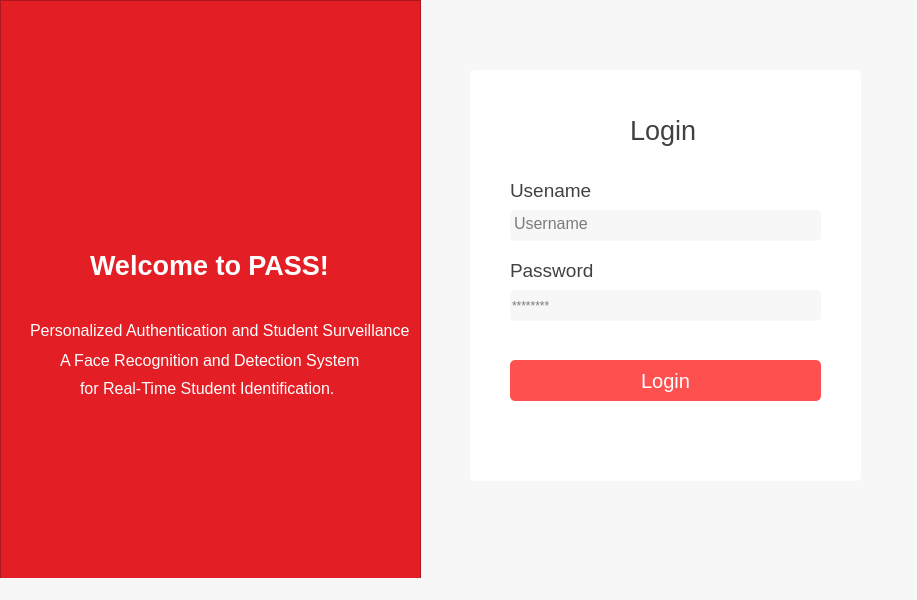
<?xml version="1.0" encoding="UTF-8"?>
<ui version="4.0">
 <class>MainWindow</class>
 <widget class="QMainWindow" name="MainWindow">
  <property name="geometry">
   <rect>
    <x>0</x>
    <y>0</y>
    <width>917</width>
    <height>600</height>
   </rect>
  </property>
  <property name="windowTitle">
   <string>MainWindow</string>
  </property>
  <property name="styleSheet">
   <string notr="true">background-color: rgb(247, 247, 247);</string>
  </property>
  <widget class="QWidget" name="centralwidget">
   <widget class="QFrame" name="frame">
    <property name="geometry">
     <rect>
      <x>0</x>
      <y>0</y>
      <width>421</width>
      <height>691</height>
     </rect>
    </property>
    <property name="styleSheet">
     <string notr="true">background-color: rgb(227, 30, 36);</string>
    </property>
    <property name="frameShape">
     <enum>QFrame::StyledPanel</enum>
    </property>
    <property name="frameShadow">
     <enum>QFrame::Raised</enum>
    </property>
    <widget class="QLabel" name="label_5">
     <property name="geometry">
      <rect>
       <x>90</x>
       <y>210</y>
       <width>271</width>
       <height>111</height>
      </rect>
     </property>
     <property name="font">
      <font>
       <family>Arial</family>
       <pointsize>20</pointsize>
       <weight>75</weight>
       <bold>true</bold>
      </font>
     </property>
     <property name="styleSheet">
      <string notr="true">color: rgb(255, 255, 255);</string>
     </property>
     <property name="text">
      <string>Welcome to PASS!</string>
     </property>
    </widget>
    <widget class="QLabel" name="label_6">
     <property name="geometry">
      <rect>
       <x>30</x>
       <y>310</y>
       <width>381</width>
       <height>41</height>
      </rect>
     </property>
     <property name="font">
      <font>
       <family>Arial</family>
       <pointsize>12</pointsize>
      </font>
     </property>
     <property name="styleSheet">
      <string notr="true">color: rgb(255, 255, 255);</string>
     </property>
     <property name="text">
      <string>Personalized Authentication and Student Surveillance</string>
     </property>
    </widget>
    <widget class="QLabel" name="label_7">
     <property name="geometry">
      <rect>
       <x>60</x>
       <y>350</y>
       <width>321</width>
       <height>20</height>
      </rect>
     </property>
     <property name="font">
      <font>
       <family>Arial</family>
       <pointsize>12</pointsize>
      </font>
     </property>
     <property name="styleSheet">
      <string notr="true">color: rgb(255, 255, 255);</string>
     </property>
     <property name="text">
      <string>A Face Recognition and Detection System</string>
     </property>
    </widget>
    <widget class="QLabel" name="label_8">
     <property name="geometry">
      <rect>
       <x>80</x>
       <y>380</y>
       <width>261</width>
       <height>16</height>
      </rect>
     </property>
     <property name="font">
      <font>
       <family>Arial</family>
       <pointsize>12</pointsize>
      </font>
     </property>
     <property name="styleSheet">
      <string notr="true">color: rgb(255, 255, 255);</string>
     </property>
     <property name="text">
      <string>for Real-Time Student Identification.</string>
     </property>
    </widget>
    <widget class="QLabel" name="label_4">
     <property name="geometry">
      <rect>
       <x>130</x>
       <y>60</y>
       <width>170</width>
       <height>160</height>
      </rect>
     </property>
     <property name="text">
      <string/>
     </property>
     <property name="pixmap">
      <pixmap>img/logo.png</pixmap>
     </property>
     <property name="scaledContents">
      <bool>true</bool>
     </property>
    </widget>
   </widget>
   <widget class="QFrame" name="frame_2">
    <property name="geometry">
     <rect>
      <x>470</x>
      <y>70</y>
      <width>391</width>
      <height>411</height>
     </rect>
    </property>
    <property name="styleSheet">
     <string notr="true">background-color: rgb(255, 255, 255);
border-radius: 5px;
 box-shadow: 3px 3px 5px rgba(0, 0, 0, 0.3);
</string>
    </property>
    <property name="frameShape">
     <enum>QFrame::StyledPanel</enum>
    </property>
    <property name="frameShadow">
     <enum>QFrame::Raised</enum>
    </property>
    <widget class="QPlainTextEdit" name="usernameText">
     <property name="geometry">
      <rect>
       <x>40</x>
       <y>140</y>
       <width>311</width>
       <height>31</height>
      </rect>
     </property>
     <property name="font">
      <font>
       <family>Arial</family>
       <pointsize>12</pointsize>
      </font>
     </property>
     <property name="styleSheet">
      <string notr="true">border-radius:5px;
background-color: rgb(247, 247, 247);</string>
     </property>
     <property name="placeholderText">
      <string>Username</string>
     </property>
    </widget>
    <widget class="QLabel" name="label_2">
     <property name="geometry">
      <rect>
       <x>40</x>
       <y>110</y>
       <width>131</width>
       <height>21</height>
      </rect>
     </property>
     <property name="font">
      <font>
       <family>Arial</family>
       <pointsize>14</pointsize>
      </font>
     </property>
     <property name="styleSheet">
      <string notr="true">color: rgb(65, 65, 65);</string>
     </property>
     <property name="text">
      <string>Usename</string>
     </property>
    </widget>
    <widget class="QLabel" name="label">
     <property name="geometry">
      <rect>
       <x>160</x>
       <y>20</y>
       <width>101</width>
       <height>81</height>
      </rect>
     </property>
     <property name="font">
      <font>
       <family>Arial</family>
       <pointsize>20</pointsize>
      </font>
     </property>
     <property name="styleSheet">
      <string notr="true">color: rgb(65, 65, 65);</string>
     </property>
     <property name="text">
      <string>Login</string>
     </property>
    </widget>
    <widget class="QLineEdit" name="lineEdit">
     <property name="geometry">
      <rect>
       <x>40</x>
       <y>220</y>
       <width>311</width>
       <height>31</height>
      </rect>
     </property>
     <property name="font">
      <font>
       <family>Arial</family>
      </font>
     </property>
     <property name="styleSheet">
      <string notr="true">border-radius:5px;
background-color: rgb(247, 247, 247);</string>
     </property>
     <property name="echoMode">
      <enum>QLineEdit::Password</enum>
     </property>
     <property name="placeholderText">
      <string>********</string>
     </property>
    </widget>
    <widget class="QPushButton" name="loginButton">
     <property name="geometry">
      <rect>
       <x>40</x>
       <y>290</y>
       <width>311</width>
       <height>41</height>
      </rect>
     </property>
     <property name="font">
      <font>
       <family>Arial</family>
       <pointsize>15</pointsize>
       <kerning>true</kerning>
      </font>
     </property>
     <property name="autoFillBackground">
      <bool>false</bool>
     </property>
     <property name="styleSheet">
      <string notr="true">background-color: rgb(255, 80, 80);
color: rgb(255, 255, 255);
border-radius: 5px;</string>
     </property>
     <property name="text">
      <string>Login</string>
     </property>
     <property name="autoDefault">
      <bool>false</bool>
     </property>
     <property name="default">
      <bool>false</bool>
     </property>
     <property name="flat">
      <bool>false</bool>
     </property>
    </widget>
    <widget class="QLabel" name="label_3">
     <property name="geometry">
      <rect>
       <x>40</x>
       <y>190</y>
       <width>141</width>
       <height>21</height>
      </rect>
     </property>
     <property name="font">
      <font>
       <family>Arial</family>
       <pointsize>14</pointsize>
      </font>
     </property>
     <property name="styleSheet">
      <string notr="true">color: rgb(65, 65, 65);</string>
     </property>
     <property name="text">
      <string>Password</string>
     </property>
    </widget>
   </widget>
  </widget>
  <widget class="QMenuBar" name="menubar">
   <property name="geometry">
    <rect>
     <x>0</x>
     <y>0</y>
     <width>917</width>
     <height>21</height>
    </rect>
   </property>
  </widget>
  <widget class="QStatusBar" name="statusbar"/>
 </widget>
 <resources/>
 <connections/>
</ui>
